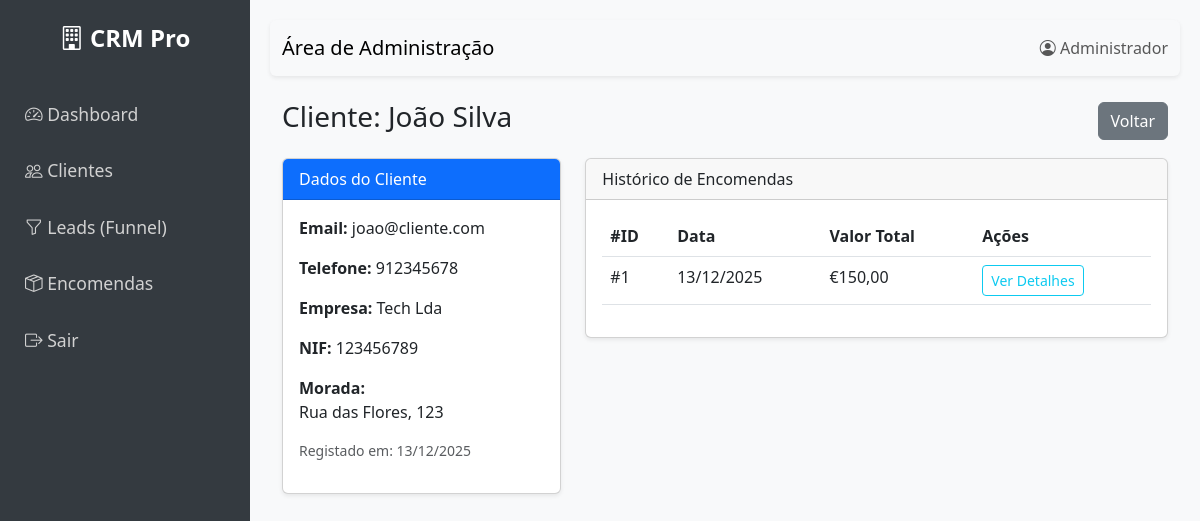
/admin/detalhe_cliente.php?id=1 (signed in), run on the app's committed database.
### tables this page shows
CREATE TABLE `cliente` (
  `cliente_id` int(11) NOT NULL AUTO_INCREMENT,
  `nome` varchar(100) NOT NULL,
  `email` varchar(100) NOT NULL,
  `telefone` varchar(20) DEFAULT NULL,
  `empresa` varchar(100) DEFAULT NULL,
  `nif` varchar(20) DEFAULT NULL,
  `morada` text DEFAULT NULL,
  `senha_hash` varchar(255) DEFAULT NULL,  
  `data_criacao` timestamp NOT NULL DEFAULT CURRENT_TIMESTAMP,
  PRIMARY KEY (`cliente_id`),
  UNIQUE KEY `email` (`email`)
);

CREATE TABLE `encomenda` (
  `encomenda_id` int(11) NOT NULL AUTO_INCREMENT,
  `cliente_id` int(11) NOT NULL,
  `valor_total` decimal(10,2) NOT NULL DEFAULT 0.00,
  `data_encomenda` timestamp NOT NULL DEFAULT CURRENT_TIMESTAMP,
  PRIMARY KEY (`encomenda_id`),
  KEY `cliente_id` (`cliente_id`),
  CONSTRAINT `fk_encomenda_cliente` FOREIGN KEY (`cliente_id`) REFERENCES `cliente` (`cliente_id`)
);

### admin/detalhe_cliente.php (the view, shortened to what this page needs)
<?php
require_once '../includes/db.php';
$cliente_id = $_GET['id'] ?? null;
$stmt = $pdo->prepare("SELECT * FROM cliente WHERE cliente_id = ?");
$stmt->execute([$cliente_id]);
$cliente = $stmt->fetch(PDO::FETCH_ASSOC);
$stmt_enc = $pdo->prepare("SELECT * FROM encomenda WHERE cliente_id = ? ORDER BY data_encomenda DESC");
$stmt_enc->execute([$cliente_id]);
$encomendas = $stmt_enc->fetchAll(PDO::FETCH_ASSOC);
include '../includes/header.php';
?>
<div class="container-fluid">
    <div class="d-flex justify-content-between align-items-center mb-3">
        <h3>Cliente: <?php echo htmlspecialchars($cliente['nome']); ?></h3>
        <a href="gestao_clientes.php" class="btn btn-secondary">Voltar</a>
    </div>
    <div class="row">
        <div class="col-md-4">
            <div class="card mb-4 shadow-sm">
                <div class="card-header bg-primary text-white">Dados do Cliente</div>
                <div class="card-body">
                    <p><strong>Email:</strong> <?php echo htmlspecialchars($cliente['email']); ?></p>
                    <p><strong>Telefone:</strong> <?php echo htmlspecialchars($cliente['telefone']); ?></p>
                    <p><strong>Empresa:</strong> <?php echo htmlspecialchars($cliente['empresa']); ?></p>
                    <p><strong>NIF:</strong> <?php echo htmlspecialchars($cliente['nif']); ?></p>
                    <p><strong>Morada:</strong><br><?php echo nl2br(htmlspecialchars($cliente['morada'])); ?></p>
                    <p class="text-muted small">Registado em: <?php echo date("d/m/Y", strtotime($cliente['data_criacao'])); ?></p>
                </div>
            </div>
        </div>
        <div class="col-md-8">
            <div class="card shadow-sm">
                <div class="card-header">Histórico de Encomendas</div>
                <div class="card-body">
                    <div class="table-responsive">
                        <table class="table table-hover">
                            <thead>
                                <tr>
                                    <th>#ID</th>
                                    <th>Data</th>
                                    <th>Valor Total</th>
                                    <th>Ações</th>
                                </tr>
                            </thead>
                            <tbody>
                                <?php if (count($encomendas) > 0): ?>
                                    <?php foreach ($encomendas as $encomenda): ?>
                                        <tr>
                                            <td>#<?php echo $encomenda['encomenda_id']; ?></td>
                                            <td><?php echo date("d/m/Y", strtotime($encomenda['data_encomenda'])); ?></td>
                                            <td>€<?php echo number_format($encomenda['valor_total'], 2, ',', '.'); ?></td>
                                            <td>
                                                <a href="detalhe_encomenda.php?id=<?php echo $encomenda['encomenda_id']; ?>" class="btn btn-sm btn-outline-info">
                                                    Ver Detalhes
                                                </a>
                                            </td>
                                        </tr>
                                    <?php endforeach; ?>
                                <?php else: ?>
                                    <tr>
                                        <td colspan="4" class="text-center">Sem encomendas registadas.</td>
                                    </tr>
                                <?php endif; ?>
                            </tbody>
                        </table>
                    </div>
                </div>
            </div>
        </div>
    </div>
</div>
<?php include '../includes/footer.php'; ?>

### includes/header.php (style rules this page uses)
body { font-family: 'Segoe UI', Tahoma, Geneva, Verdana, sans-serif; background-color: #f8f9fa; }

### data on the page
cliente: nome "João Silva", email "joao@cliente.com", telefone "912345678", empresa "Tech Lda", nif "123456789", morada "Rua das Flores, 123", data_criacao "13/12/2025"
encomenda: encomenda_id "1", data_encomenda "13/12/2025", valor_total "150,00"

### other printed values
$_SESSION['admin_nome'] "Administrador"
